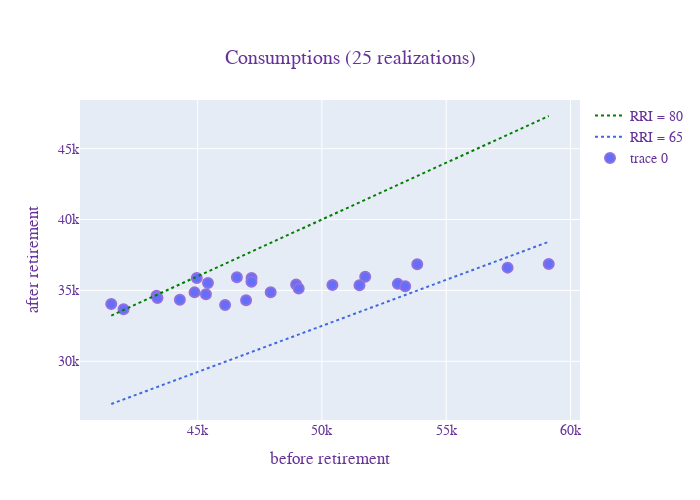

The notebook cell saved with this chart:
### Markdown cell above
## Effect of uncertainty

### Code cell
import plotly.graph_objects as go
import plotly.express as px

nsim = 25
results = main.run_simulations(df, nsim=nsim, n_jobs=1, non_stochastic=False,
                               base_year=2020)
df_output = results.output
df_output['RRI'] = (df_output.cons_after / df_output.cons_bef * 100).round(1)

fig = go.Figure()
# fig = px.scatter(df_output, x="cons_bef", y="cons_after", color="RRI_cat",
#                  hover_data={'cons_bef':':,.0f',
#                              'cons_after':':,.0f',
#                              'RRI':':,.0f'})


fig.add_scatter(x=df_output.cons_bef, y=df_output.cons_after,
                mode='markers', 
                marker=dict(size=10, line=dict(color='MediumPurple', width=2)),
                hovertemplate=
                '<b>cons. bef. ret: $%{x:,.0f} </b> <br>'+
                '<b>cons. after ret: $%{y:,.0f} </b> <br>'+
                '<b>%{text}</b>' + 
                '<extra></extra>',
                text=['RRI: {:.0f}'.format(x) for x in df_output.RRI.values],
                showlegend = True)


cons_bef = np.array([df_output.cons_bef.min(), df_output.cons_bef.max()])
fig.add_trace(go.Scatter(x=cons_bef, y=.65 * cons_bef,
                         mode='lines', name="RRI = 65",
                         line=dict(color="RoyalBlue", width=2, dash='dot')))
fig.add_trace(go.Scatter(x=cons_bef, y=.80 * cons_bef,
                         mode='lines', name="RRI = 80",
                         line=dict(color="Green", width=2, dash='dot')))

fig.update_layout(height=500, width=700,
                  title={'text': f"Consumptions ({nsim} realizations)",
                         'x': 0.5, 'xanchor': 'center', 'yanchor': 'top'},
                  xaxis_title="before retirement",
                  yaxis_title="after retirement",
                  font=dict(family="Courier New, monospace",
                            size=14, color="RebeccaPurple"),
                  legend={'traceorder':'reversed'}
)
fig.show()

### Figure 1 — Plotly figure (JSON) as saved in the notebook; plotly's stock layout.template omitted (floating-point values rounded to 4 significant figures)
{"data": [{"hovertemplate": "<b>cons. bef. ret: $%{x:,.0f} </b> <br><b>cons. after ret: $%{y:,.0f} </b> <br><b>%{text}</b><extra></extra>", "marker": {"line": {"color": "MediumPurple", "width": 2}, "size": 10}, "mode": "markers", "showlegend": true, "text": ["RRI: 78", "RRI: 62", "RRI: 73", "RRI: 70", "RRI: 69", "RRI: 72", "RRI: 68", "RRI: 82", "RRI: 78", "RRI: 70", "RRI: 76", "RRI: 77", "RRI: 74", "RRI: 80", "RRI: 80", "RRI: 78", "RRI: 72", "RRI: 67", "RRI: 80", "RRI: 73", "RRI: 76", "RRI: 77", "RRI: 66", "RRI: 80", "RRI: 64"], "type": "scatter", "x": [44290.0, 59120.0, 47940.0, 51740.0, 51510.0, 48960.0, 53840.0, 41530.0, 44880.0, 50420.0, 47170.0, 46580.0, 46110.0, 43350.0, 44970.0, 45420.0, 49070.0, 53050.0, 42020.0, 46950.0, 47170.0, 45340.0, 53350.0, 43390.0, 57470.0], "y": [34340.0, 36870.0, 34880.0, 35970.0, 35370.0, 35420.0, 36840.0, 34050.0, 34860.0, 35390.0, 35880.0, 35930.0, 33970.0, 34630.0, 35880.0, 35530.0, 35140.0, 35460.0, 33680.0, 34310.0, 35610.0, 34730.0, 35300.0, 34470.0, 36610.0]}, {"line": {"color": "RoyalBlue", "dash": "dot", "width": 2}, "mode": "lines", "name": "RRI = 65", "type": "scatter", "x": [41530.0, 59120.0], "y": [26990.0, 38430.0]}, {"line": {"color": "Green", "dash": "dot", "width": 2}, "mode": "lines", "name": "RRI = 80", "type": "scatter", "x": [41530.0, 59120.0], "y": [33220.0, 47300.0]}], "layout": {"font": {"color": "RebeccaPurple", "family": "Courier New, monospace", "size": 14}, "height": 500, "legend": {"traceorder": "reversed"}, "title": {"text": "Consumptions (25 realizations)", "x": 0.5, "xanchor": "center", "yanchor": "top"}, "width": 700, "xaxis": {"autorange": true, "range": [40260.0, 60390.0], "title": {"text": "before retirement"}, "type": "linear"}, "yaxis": {"autorange": true, "range": [25870.0, 48430.0], "title": {"text": "after retirement"}, "type": "linear"}}}
